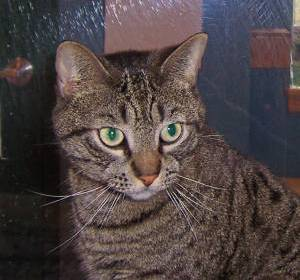
#> input picture images/train/cat.1.jpg, 300 x 280 px, found by its file name; its folder holds 4 pictures in this run
$ jupyter execute --allow-errors 'Task 3.ipynb'
#> lines starting #> are read from the running program, lines starting #| are printed output that depends on the picture
[cell 1]
import os
import cv2
import numpy as np
from sklearn.model_selection import train_test_split
from sklearn.svm import SVC
from sklearn.metrics import accuracy_score, classification_report

[cell 2]
data = []
labels = []
image_size = 64  # resize all images to 64x64

train_dir = "train"  # path to your train folder

for img_file in os.listdir(train_dir):
    img_path = os.path.join(train_dir, img_file)
    img = cv2.imread(img_path)
#> img is the input picture: shape (280, 300, 3); mean B, G, R 68, 68.3, 78.8
    if img is not None:
        img = cv2.resize(img, (image_size, image_size))
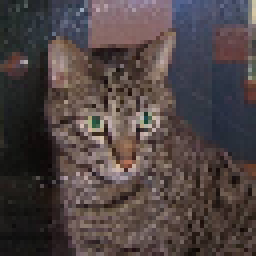
#> img: shape (64, 64, 3) (shown 4 times larger); mean B, G, R 67.7, 68, 78.5
        data.append(img.flatten())  # flatten to 1D vector
        if 'cat' in img_file.lower():
            labels.append(0)
        elif 'dog' in img_file.lower():
            labels.append(1)
#> pass 2 of the loop `for img_file in os.listdir(train_dir):`:
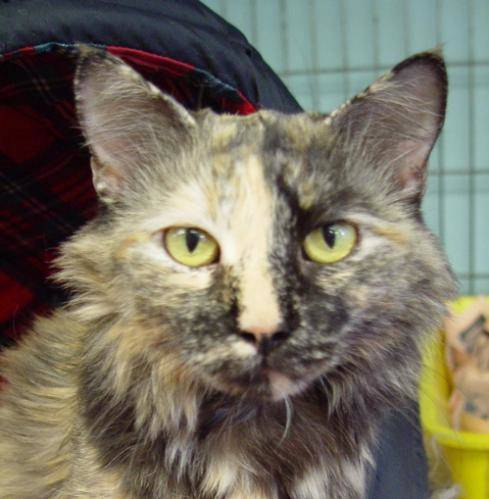
#> input picture images/train/cat.10.jpg, 489 x 499 px, found by its file name
#> img is the input picture: shape (499, 489, 3); mean B, G, R 97, 111.9, 117.5
#> `img = cv2.resize(img, (image_size, image_size))`:
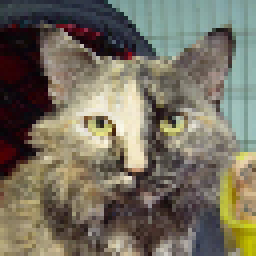
#> img: shape (64, 64, 3) (shown 4 times larger); mean B, G, R 96.8, 111.8, 117.4
#> pass 3 of the loop `for img_file in os.listdir(train_dir):`:
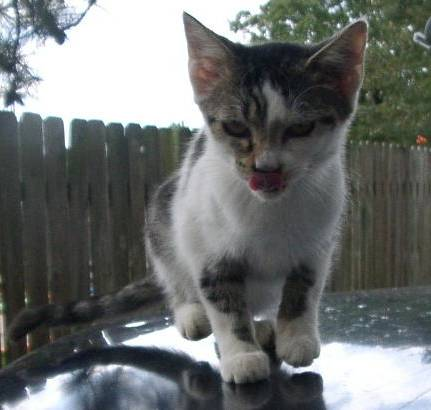
#> input picture images/train/cat.11.jpg, 431 x 410 px, found by its file name
#> img is the input picture: shape (410, 431, 3); mean B, G, R 110.5, 111.4, 108.1
#> `img = cv2.resize(img, (image_size, image_size))`:
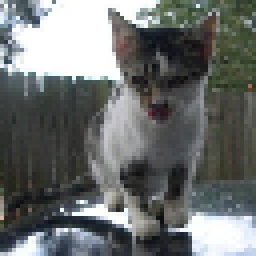
#> img: shape (64, 64, 3) (shown 4 times larger); mean B, G, R 110.3, 111.3, 108
#> the loop made 4 passes; the first 3 are shown

data = np.array(data)
labels = np.array(labels)
print("Data shape:", data.shape)
#| Data shape: (4, 12288)
print("Labels shape:", labels.shape)
#| Labels shape: (4,)

[cell 3]
X_train, X_val, y_train, y_val = train_test_split(
    data, labels, test_size=0.2, random_state=42
)

[cell 4]
model = SVC(kernel='linear', probability=True)
#> (the rest of this cell did not finish here and is left out)

#> (a cell that did not finish here is left out)

[cell 6]
test_dir = "test1"
#> (the rest of this cell did not finish here and is left out)

[cell 7]
import matplotlib.pyplot as plt
import random

# pick 9 random images from validation set
#> (the rest of this cell did not finish here and is left out)

[cell 8]
import joblib

# save the model
joblib.dump(model, 'svm_cat_dog_model.pkl')
print("Model saved as svm_cat_dog_model.pkl")

[cell 9]
test_dir = "test1"
#> (the rest of this cell did not finish here and is left out)

[cell 10]
test_dir = "test1"
image_size = 64

#> (a cell that did not finish here is left out)

[cell 12]
plt.figure(figsize=(10, 10))
#> (the rest of this cell did not finish here and is left out)

[cell 13]
import joblib
import random

# ===== Step 1: Load and preprocess data =====
data = []
labels = []
image_size = 64
train_dir = "train"   # path to your train folder

print("🔹 Loading training images...")
for img_file in os.listdir(train_dir)[:100]:  # use first 1000 for speed
    img_path = os.path.join(train_dir, img_file)
    img = cv2.imread(img_path)
    if img is not None:
        img = cv2.resize(img, (image_size, image_size))
        data.append(img.flatten())
        if 'cat' in img_file.lower():
            labels.append(0)
        elif 'dog' in img_file.lower():
            labels.append(1)
#> pass 2 of the loop `for img_file in os.listdir(train_dir)[:100]:`:
#> pass 3 of the loop `for img_file in os.listdir(train_dir)[:100]:`:
#> the loop made 4 passes; the first 3 are shown

data = np.array(data)
labels = np.array(labels)
print("✅ Loaded:", data.shape, "images")
#| ✅ Loaded: (4, 12288) images
